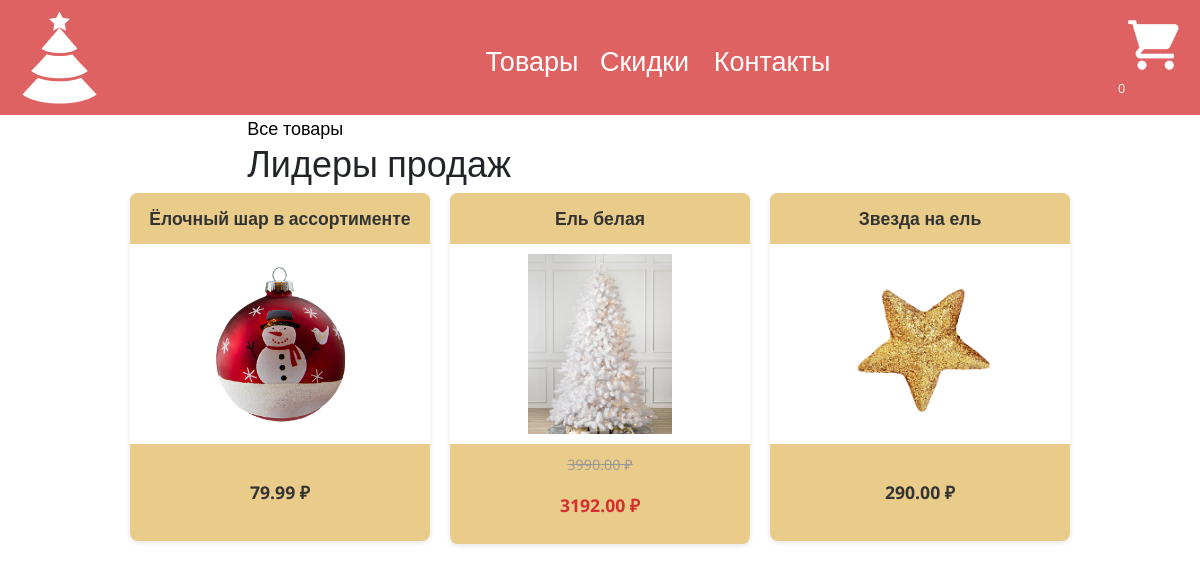
The page / on the database its author committed.
### main/models.py (models this page shows, shortened)
class Product(models.Model):
    category = models.ForeignKey(Category,
                                 related_name='products',
                                 on_delete=models.CASCADE)
    name = models.CharField(max_length=27)
    slug = models.SlugField(max_length=50)
    image = models.ImageField(upload_to='products/%Y/%m/%d',
                              blank=True)
    description = models.TextField(blank=True)
    price = models.DecimalField(max_digits=10,
                                decimal_places=2)
    available = models.BooleanField(default=True)
    created = models.DateTimeField(auto_now_add=True)
    updated = models.DateTimeField(auto_now=True)
    discount = models.DecimalField(default=0.00, max_digits=4,
                                   decimal_places=2)
    class Meta:
        ordering = ['name']
        indexes = [
            models.Index(fields=['id', 'slug']),
            models.Index(fields=['name']),
            models.Index(fields=['-created']),
        ]
    def get_absolute_url(self):
        return reverse('main:product_detail',
                       args=[self.slug])
    def sell_price(self):
        if self.discount:
            return round(self.price - self.price * self.discount / 100, 2)
        return self.price

### main/views.py (the view)
# urls.py: path('', views.popular_list, name='popular_list'),
def popular_list(request):
    products = Product.objects.filter(available=True)[:3]
    return render(request,
                  'main/index/index.html',
                  {'products': products})

### cart/cart.py (called while the page is built)
    def __len__(self):
        return sum(item['quantity'] for item in self.cart.values())

### cart/context_processors.py (called while the page is built)
def cart(request):
    return{'cart' : Cart(request)}

### main/templates/main/index/index.html (shortened to what this page needs)
{% extends "main/base.html" %}
{% load static%}
{% block content%}
    <section class="home d-flex flex-column">
        <div class="home-title">
            <a href="#" class="home-btn mt-4">Все товары</a>
        </div>
        <div class="home-recomendation">
            <div class="rec-title">
                <h3><span>Лидеры продаж</span></h3>
            </div>
        </div>
        <div class="home-cards">
            {% for product in products %}
                <a href="{{ product.get_absolute_url }}" class="home-card">
                    <h5 class="title-card"> {{ product.name }} </h5>
                    <img src="{{ product.image.url }}" alt="" class="card-img">
                    {% if product.discount %}
                        <div class="card-discount">
                            <p class="line">{{ product.price }} ₽</p>
                            <p>{{ product.sell_price }} ₽</p>
                        </div>
                    {% else %}
                        <p class="price">{{ product.price }} ₽</p>
                    {% endif %}
                </a>
            {% endfor %}
        </div>
    </section>
{% endblock content %}

### main/static/css/base.css (style rules this page uses)
body { font-family: "Open Sans", sans-serif; font-size: 18px; padding: 0; margin: 0; overflow-x:hidden; }
a { text-decoration: none; color: black; }
h3 { font-size: 36px; }
h5 { font-size: 18px; margin: 0; font-weight: 600; }
.home-cards { display: flex; flex-wrap: wrap; gap: 20px; justify-content: center; }
.home-card { min-width: 200px; width: 300px; height: 220px; background-color: #EACC8A; border-radius: 15px; }
.title-card { margin-top: 20px; margin-left: 10px; font-size: 20px; font-weight: bold; margin-bottom: 8px; color: #333; }
.card-img { height: 40%; width: 40%; background-color: #DE6262; }
.price { margin-left: 10px; font-size: 20px; margin-bottom: 8px; color: #333; }
.home-card { display: flex; flex-direction: column; text-decoration: none; color: #333; background: #EACC8A; border-radius: 8px; overflow: hidden; box-shadow: 0 2px 5px rgba(0,0,0,0.1); transition: transform 0.3s, box-shadow 0.3s; height: 100%; }
.title-card { padding: 15px; margin: 0; font-size: 1.1rem; text-align: center; background: #EACC8A; }
.card-img { width: 100%; height: 200px; object-fit: contain; padding: 10px; background: #fff; }
.price, .card-discount { padding: 10px 15px; text-align: center; font-size: 1.2rem; font-weight: bold; color: #333; margin-top: auto; }
.card-discount .line { text-decoration: line-through; color: #999; font-size: 1rem; font-weight: normal; }
.price { font-size: 1.5rem; font-weight: bold; color: #333; margin: 25px 0; }
.home-title, .rec-title { margin-left: 20%; }
.card-discount .line { text-decoration: line-through; color: #999; font-size: 0.9rem; }
.card-discount p:last-child { color: #d32f2f; font-weight: bold; font-size: 1.1rem; }
.price { font-size: 1.1rem; font-weight: bold; color: #333; }

### rows shown on the page
Product: name "Ёлочный шар в ассортименте", image (picture), price "79.99"
Product: name "Ель белая", image (picture), price "3990.00", sell_price "3192.00"
Product: name "Звезда на ель", image (picture), price "290.00"
